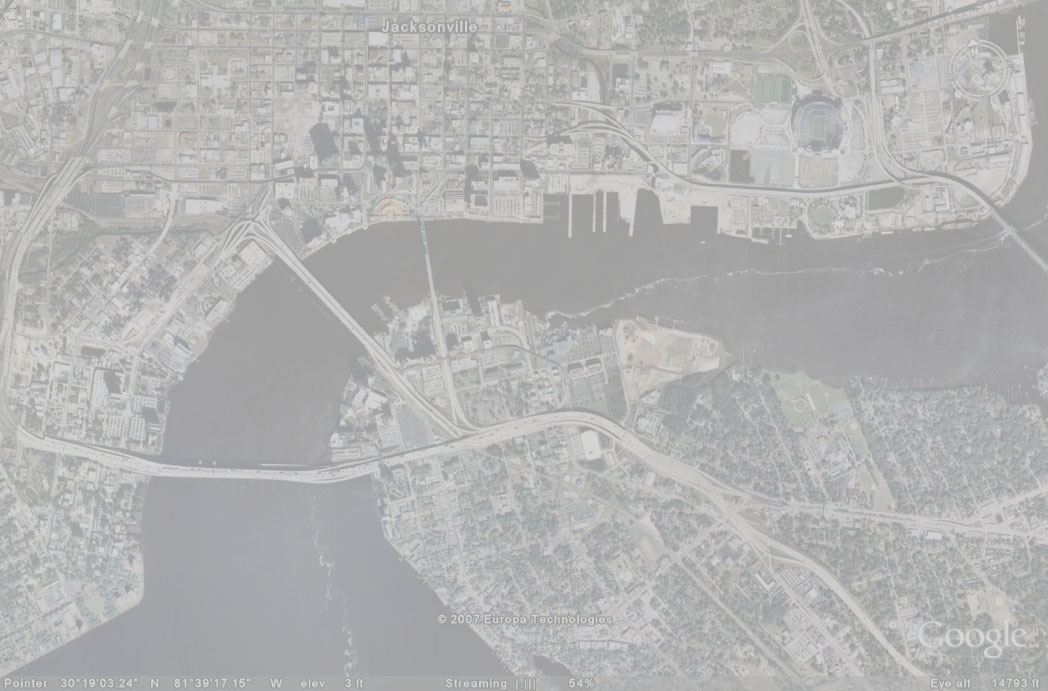
%> input picture input_sat_image.jpg, 1048 x 691 px
$ octave Enhancement.m   (GNU Octave 9; MATLAB toolbox functions it lacks are replaced by stand-ins)
%> lines starting %> are read from the running program, lines starting %| are printed output that depends on the picture; in (x1, y1, x2, y2) boxes, pixels count from 0 and x2, y2 are one past the last pixel; in counts of white or black regions, pixels touching at a corner belong together; the program's own positions count from 1

close all
clear all
clc
pkg load image

i_img=imread('input_sat_image.jpg'); % input image
%> i_img is the input picture: size 691x1048x3 uint8; mean R, G, B 178.9, 179.2, 178.8
imshow(i_img);
uint8(mean(i_img, 3));
imshow(uint8(mean(i_img, 3)));
figure
imhist(uint8(mean(i_img, 3)));
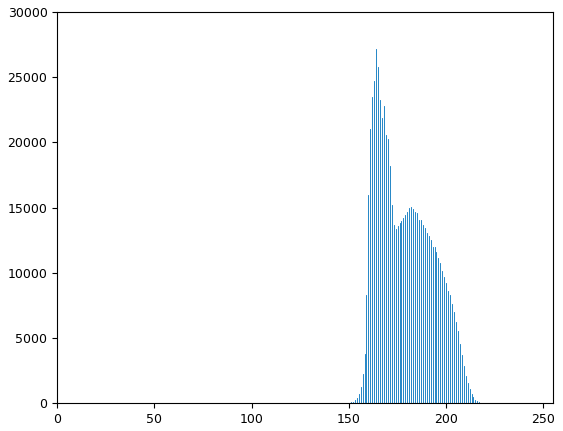
%> figure redrawn from the program's plot data; highest point at x = 164, y = 27131
level = graythresh(i_img);
%> level = 0.706
Output = im2bw(i_img,level);
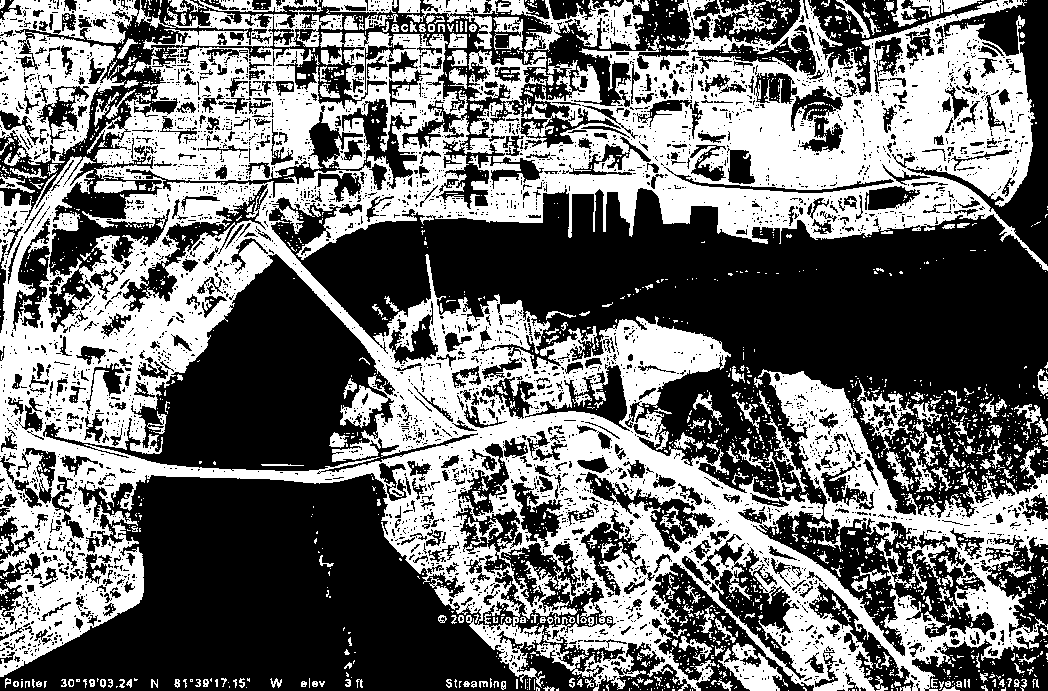
%> Output: size 691x1048 logical; 44.3% white; 2342 white regions (2046 under 20 px), largest, box (x1, y1, x2, y2) and area: (0, 0, 1048, 691) 270110, (0, 0, 344, 165) 14990, (406, 0, 649, 52) 4447
Output2 = imcomplement(Output);
imshow(Output2);
